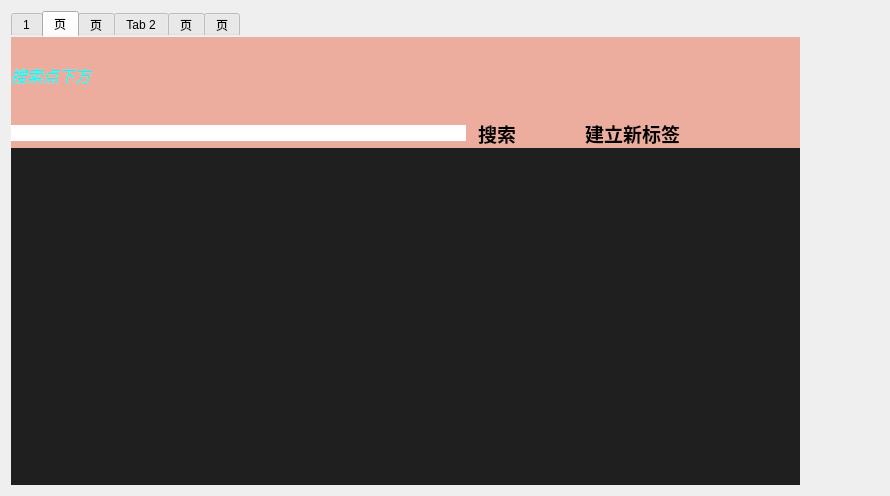
<?xml version="1.0" encoding="UTF-8"?>
<ui version="4.0">
 <class>controltabwidget</class>
 <widget class="QWidget" name="controltabwidget">
  <property name="geometry">
   <rect>
    <x>0</x>
    <y>0</y>
    <width>890</width>
    <height>496</height>
   </rect>
  </property>
  <property name="windowTitle">
   <string>Form</string>
  </property>
  <property name="styleSheet">
   <string notr="true">QWidget#controltabwidget{
background-color:#1F1F1F;
}
border:0;</string>
  </property>
  <layout class="QVBoxLayout" name="verticalLayout">
   <item>
    <layout class="QHBoxLayout" name="horizontalLayout" stretch="10,1">
     <item>
      <widget class="QTabWidget" name="tabWidget">
       <property name="styleSheet">
        <string notr="true">QWidget#tab_2{
background-color:#1F1F1F;
}
QWidget#tabBanna{
background-color:#1F1F1F;
}
QWidget#tab_4{
background-color:#1F1F1F;
}
QWidget
{
border:0;
}
QWidget#tab{
background-color:#1F1F1F;
}
</string>
       </property>
       <property name="currentIndex">
        <number>1</number>
       </property>
       <widget class="BannaWidget" name="tabBanna">
        <attribute name="title">
         <string>1</string>
        </attribute>
       </widget>
       <widget class="QWidget" name="tab_3">
        <property name="styleSheet">
         <string notr="true">QWidget#tab_3
{
background-color:#1F1F1F
}</string>
        </property>
        <attribute name="title">
         <string>页</string>
        </attribute>
        <widget class="ListWidget" name="widget_2" native="true">
         <property name="geometry">
          <rect>
           <x>0</x>
           <y>110</y>
           <width>871</width>
           <height>421</height>
          </rect>
         </property>
         <property name="styleSheet">
          <string notr="true"/>
         </property>
        </widget>
        <widget class="QWidget" name="searchWidget" native="true">
         <property name="geometry">
          <rect>
           <x>0</x>
           <y>0</y>
           <width>871</width>
           <height>111</height>
          </rect>
         </property>
         <property name="styleSheet">
          <string notr="true">QLineEdit
{
 color:rgb(0, 170, 255)
 }
QWidget#searchWidget{
background-color:#ECAD9E  ;
color:white;
border:none;
}</string>
         </property>
         <layout class="QVBoxLayout" name="verticalLayout_2" stretch="2,4">
          <item>
           <layout class="QHBoxLayout" name="horizontalLayout_3">
            <item>
             <widget class="QLabel" name="label">
              <property name="font">
               <font>
                <family>Monotype Corsiva</family>
                <pointsize>12</pointsize>
                <italic>true</italic>
               </font>
              </property>
              <property name="styleSheet">
               <string notr="true">color:rgb(0, 255, 255)</string>
              </property>
              <property name="text">
               <string>搜索点下方</string>
              </property>
             </widget>
            </item>
           </layout>
          </item>
          <item>
           <layout class="QHBoxLayout" name="horizontalLayout_2" stretch="9,1,1,1,4">
            <item>
             <widget class="MyMaterialAutoComplete" name="searchBox">
              <property name="styleSheet">
               <string notr="true"/>
              </property>
              <property name="text">
               <string/>
              </property>
             </widget>
            </item>
            <item>
             <widget class="MyMaterialFlatButton" name="look">
              <property name="font">
               <font>
                <family>Segoe Print</family>
                <pointsize>14</pointsize>
                <bold>true</bold>
               </font>
              </property>
              <property name="cursor">
               <cursorShape>PointingHandCursor</cursorShape>
              </property>
              <property name="text">
               <string>搜索</string>
              </property>
             </widget>
            </item>
            <item>
             <widget class="QLabel" name="Bird_label">
              <property name="styleSheet">
               <string notr="true">border-image:url(:/Photo/label.svg)</string>
              </property>
              <property name="text">
               <string/>
              </property>
             </widget>
            </item>
            <item>
             <widget class="MyMaterialFlatButton" name="AddLabel">
              <property name="font">
               <font>
                <family>Segoe UI Black</family>
                <pointsize>14</pointsize>
                <bold>true</bold>
               </font>
              </property>
              <property name="cursor">
               <cursorShape>PointingHandCursor</cursorShape>
              </property>
              <property name="text">
               <string>建立新标签</string>
              </property>
             </widget>
            </item>
            <item>
             <spacer name="horizontalSpacer">
              <property name="orientation">
               <enum>Qt::Horizontal</enum>
              </property>
              <property name="sizeHint" stdset="0">
               <size>
                <width>40</width>
                <height>20</height>
               </size>
              </property>
             </spacer>
            </item>
           </layout>
          </item>
         </layout>
        </widget>
       </widget>
       <widget class="CylinderWidget" name="tab_4">
        <attribute name="title">
         <string>页</string>
        </attribute>
       </widget>
       <widget class="Time_record" name="tab_2">
        <property name="styleSheet">
         <string notr="true">QWidget#tab_2
{
background-color:#1F1F1F
}</string>
        </property>
        <attribute name="title">
         <string>Tab 2</string>
        </attribute>
       </widget>
       <widget class="QWidget" name="tab">
        <attribute name="title">
         <string>页</string>
        </attribute>
        <widget class="QPushButton" name="pushButton">
         <property name="geometry">
          <rect>
           <x>350</x>
           <y>180</y>
           <width>80</width>
           <height>24</height>
          </rect>
         </property>
         <property name="styleSheet">
          <string notr="true">color:rgb(0, 255, 255)</string>
         </property>
         <property name="text">
          <string>新也</string>
         </property>
        </widget>
       </widget>
       <widget class="QWidget" name="tab_5">
        <property name="styleSheet">
         <string notr="true">QWidget#tab_5{
background-color:#1F1F1F;
}</string>
        </property>
        <attribute name="title">
         <string>页</string>
        </attribute>
        <widget class="QLabel" name="label_2">
         <property name="geometry">
          <rect>
           <x>250</x>
           <y>140</y>
           <width>54</width>
           <height>16</height>
          </rect>
         </property>
         <property name="styleSheet">
          <string notr="true">color:rgb(0, 255, 255)</string>
         </property>
         <property name="text">
          <string>报错</string>
         </property>
        </widget>
       </widget>
      </widget>
     </item>
     <item>
      <spacer name="horizontalSpacer_2">
       <property name="orientation">
        <enum>Qt::Horizontal</enum>
       </property>
       <property name="sizeHint" stdset="0">
        <size>
         <width>40</width>
         <height>20</height>
        </size>
       </property>
      </spacer>
     </item>
    </layout>
   </item>
  </layout>
 </widget>
 <customwidgets>
  <customwidget>
   <class>MyMaterialFlatButton</class>
   <extends>QPushButton</extends>
   <header location="global">mymaterialflatbutton.h</header>
  </customwidget>
  <customwidget>
   <class>Time_record</class>
   <extends>QWidget</extends>
   <header location="global">time_record.h</header>
   <container>1</container>
  </customwidget>
  <customwidget>
   <class>BannaWidget</class>
   <extends>QWidget</extends>
   <header location="global">bannawidget.h</header>
   <container>1</container>
  </customwidget>
  <customwidget>
   <class>ListWidget</class>
   <extends>QWidget</extends>
   <header location="global">listwidget.h</header>
   <container>1</container>
  </customwidget>
  <customwidget>
   <class>MyMaterialAutoComplete</class>
   <extends>QLineEdit</extends>
   <header location="global">mymaterialautocomplete.h</header>
  </customwidget>
  <customwidget>
   <class>CylinderWidget</class>
   <extends>QWidget</extends>
   <header location="global">cylinderwidget.h</header>
   <container>1</container>
  </customwidget>
 </customwidgets>
 <resources/>
 <connections/>
</ui>
